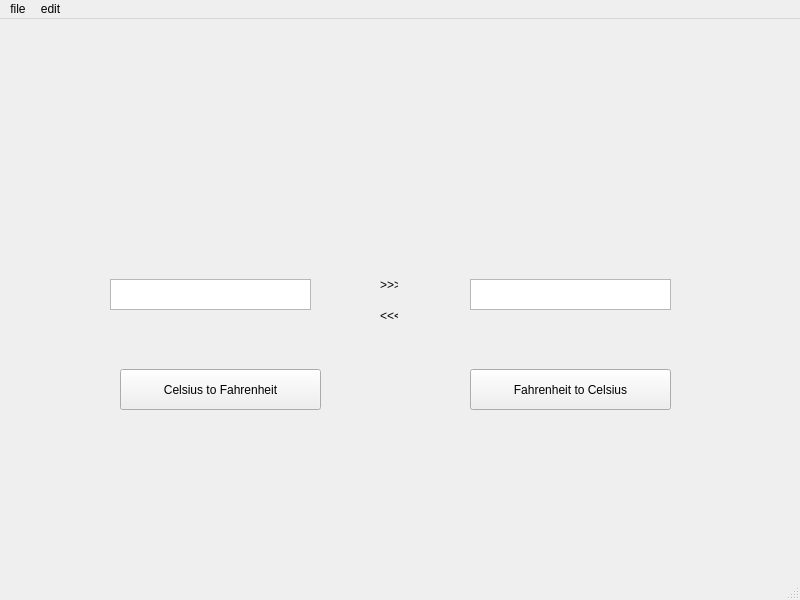
<?xml version="1.0" encoding="UTF-8"?>
<ui version="4.0">
 <class>MainWindow</class>
 <widget class="QMainWindow" name="MainWindow">
  <property name="geometry">
   <rect>
    <x>0</x>
    <y>0</y>
    <width>800</width>
    <height>600</height>
   </rect>
  </property>
  <property name="windowTitle">
   <string>MainWindow</string>
  </property>
  <widget class="QWidget" name="centralwidget">
   <widget class="QPushButton" name="ftoC">
    <property name="geometry">
     <rect>
      <x>470</x>
      <y>350</y>
      <width>201</width>
      <height>41</height>
     </rect>
    </property>
    <property name="text">
     <string>Fahrenheit to Celsius</string>
    </property>
   </widget>
   <widget class="QPushButton" name="ctoF">
    <property name="geometry">
     <rect>
      <x>120</x>
      <y>350</y>
      <width>201</width>
      <height>41</height>
     </rect>
    </property>
    <property name="text">
     <string>Celsius to Fahrenheit</string>
    </property>
   </widget>
   <widget class="QTextEdit" name="celsius">
    <property name="geometry">
     <rect>
      <x>470</x>
      <y>260</y>
      <width>201</width>
      <height>31</height>
     </rect>
    </property>
   </widget>
   <widget class="QTextEdit" name="fahrenheit">
    <property name="geometry">
     <rect>
      <x>110</x>
      <y>260</y>
      <width>201</width>
      <height>31</height>
     </rect>
    </property>
   </widget>
   <widget class="QLabel" name="label">
    <property name="geometry">
     <rect>
      <x>380</x>
      <y>260</y>
      <width>18</width>
      <height>12</height>
     </rect>
    </property>
    <property name="text">
     <string>&gt;&gt;&gt;</string>
    </property>
   </widget>
   <widget class="QLabel" name="label_2">
    <property name="geometry">
     <rect>
      <x>380</x>
      <y>290</y>
      <width>18</width>
      <height>12</height>
     </rect>
    </property>
    <property name="text">
     <string>&lt;&lt;&lt;</string>
    </property>
   </widget>
  </widget>
  <widget class="QMenuBar" name="menubar">
   <property name="geometry">
    <rect>
     <x>0</x>
     <y>0</y>
     <width>800</width>
     <height>23</height>
    </rect>
   </property>
   <widget class="QMenu" name="menuFile">
    <property name="title">
     <string>file</string>
    </property>
    <addaction name="actionExit"/>
   </widget>
   <widget class="QMenu" name="menuEdit">
    <property name="title">
     <string>edit</string>
    </property>
    <addaction name="actionCtoF"/>
    <addaction name="actionFtoC"/>
   </widget>
   <addaction name="menuFile"/>
   <addaction name="menuEdit"/>
  </widget>
  <widget class="QStatusBar" name="statusbar"/>
  <action name="actionExit">
   <property name="text">
    <string>exit</string>
   </property>
  </action>
  <action name="actionCtoF">
   <property name="text">
    <string>CtoF</string>
   </property>
  </action>
  <action name="actionFtoC">
   <property name="text">
    <string>FtoC</string>
   </property>
  </action>
 </widget>
 <resources/>
 <connections/>
</ui>
